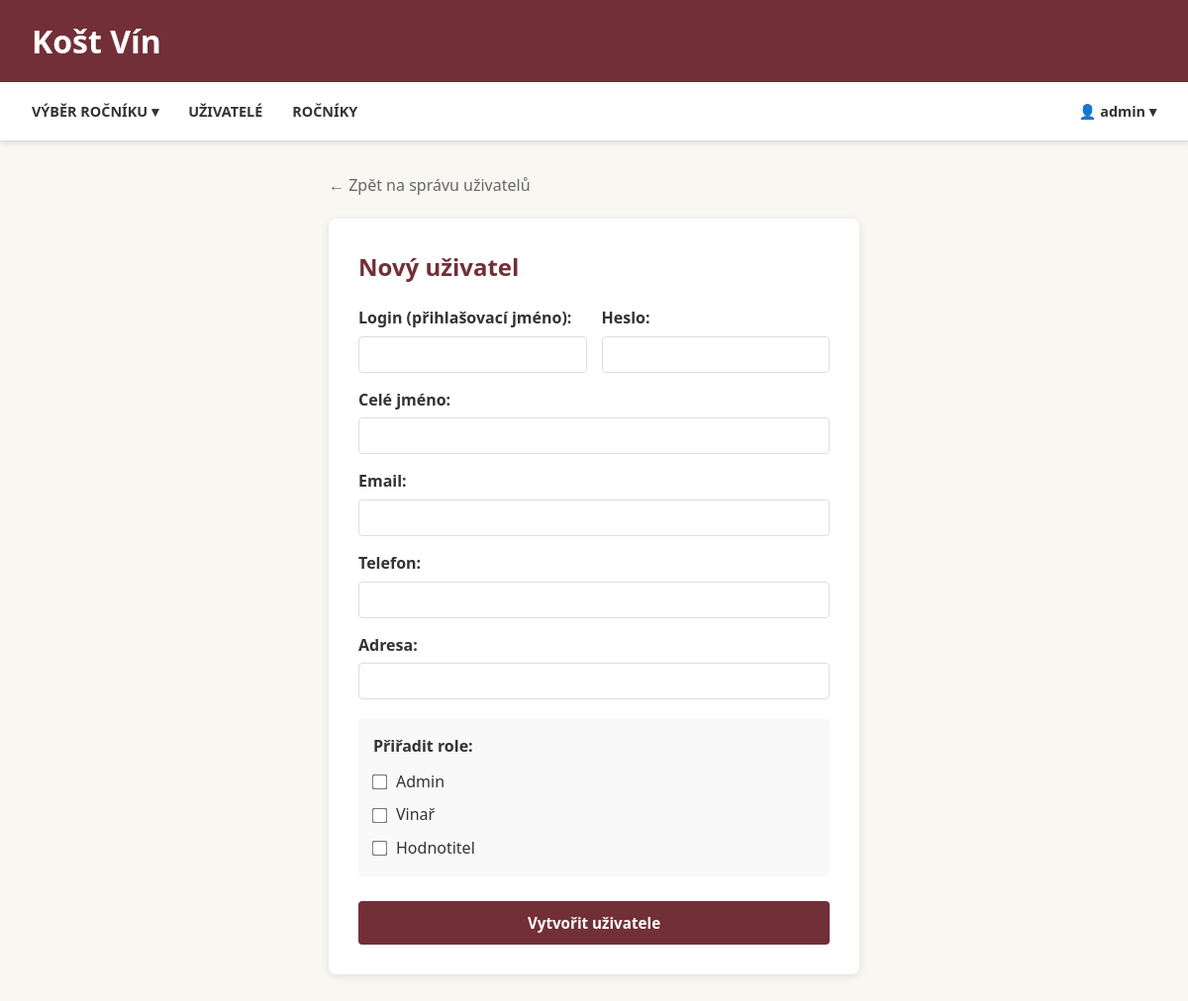
/users/pridat (signed in), run on the app's committed database.
### app/models/db.py (models this page shows)
class Role(Base):
    __tablename__ = "ROLE"
    id = Column(Integer, primary_key=True, index=True)
    nazev = Column(String(50), nullable=False)

### app/api/routers/users.py (the view)
@router.get("/pridat")
def pridat_uzivatele_page(
    request: Request,
    ctx: dict = Depends(get_template_context),
    db: Session = Depends(get_db),
    admin_check: dict = Depends(require_admin)
):
    all_roles = get_all_roles(db)
    return ctx["request"].app.state.templates.TemplateResponse(
        "pridat_uzivatele.html",
        {**ctx, "all_roles": all_roles}
    )

### app/templates/pridat_uzivatele.html (shortened to what this page needs)
{% extends "base.html" %}
{% block content %}
<div style="max-width: 600px; margin: 0 auto; padding: 2rem;">
    <a href="/users/sprava" class="back-link">&larr; Zpět na správu uživatelů</a>
    <div style="background: white; padding: 30px; border-radius: 8px; box-shadow: 0 2px 10px rgba(0,0,0,0.1);">
        <h2 style="color: var(--primary); margin-top: 0; margin-bottom: 20px;">Nový uživatel</h2>
        <form method="post" action="/users/pridat">
            <div style="display: grid; grid-template-columns: 1fr 1fr; gap: 15px; margin-bottom: 15px;">
                <div>
                    <label for="login" style="font-weight: bold; display: block; margin-bottom: 5px;">Login (přihlašovací jméno):</label>
                    <input type="text" id="login" name="login" required
                           style="width: 100%; padding: 10px; border: 1px solid #ddd; border-radius: 4px;">
                </div>
                <div>
                    <label for="password" style="font-weight: bold; display: block; margin-bottom: 5px;">Heslo:</label>
                    <input type="password" id="password" name="password" required
                           style="width: 100%; padding: 10px; border: 1px solid #ddd; border-radius: 4px;">
                </div>
            </div>
            <div style="margin-bottom: 15px;">
                <label for="jmeno" style="font-weight: bold; display: block; margin-bottom: 5px;">Celé jméno:</label>
                <input type="text" id="jmeno" name="jmeno" required
                       style="width: 100%; padding: 10px; border: 1px solid #ddd; border-radius: 4px;">
            </div>
            <div style="margin-bottom: 15px;">
                <label for="email" style="font-weight: bold; display: block; margin-bottom: 5px;">Email:</label>
                <input type="email" id="email" name="email" required
                       style="width: 100%; padding: 10px; border: 1px solid #ddd; border-radius: 4px;">
            </div>
            <div style="margin-bottom: 15px;">
                <label for="telefon" style="font-weight: bold; display: block; margin-bottom: 5px;">Telefon:</label>
                <input type="text" id="telefon" name="telefon"
                       style="width: 100%; padding: 10px; border: 1px solid #ddd; border-radius: 4px;">
            </div>
            <div style="margin-bottom: 20px;">
                <label for="adresa" style="font-weight: bold; display: block; margin-bottom: 5px;">Adresa:</label>
                <input type="text" id="adresa" name="adresa"
                       style="width: 100%; padding: 10px; border: 1px solid #ddd; border-radius: 4px;">
            </div>
            <div style="margin-bottom: 25px; padding: 15px; background: #f9f9f9; border-radius: 4px;">
                <label style="font-weight: bold; display: block; margin-bottom: 10px;">Přiřadit role:</label>
                <div style="display: flex; flex-direction: column; gap: 8px;">
                    {% for role in all_roles %}
                    <label style="display: flex; align-items: center; cursor: pointer;">
                        <input type="checkbox" name="roles" value="{{ role.id }}" style="margin-right: 10px; transform: scale(1.2);">
                        {{ role.nazev }}
                    </label>
                    {% endfor %}
                </div>
            </div>
            <button type="submit" class="btn btn-full">Vytvořit uživatele</button>
        </form>
    </div>
</div>
{% endblock %}

### app/static/style.css (style rules this page uses)
:root { --primary: #722F37; --secondary: #C5A059; --bg-light: #f9f7f2; --text-dark: #333; --white: #ffffff; --shadow: 0 4px 6px rgba(0,0,0,0.1); }
* { box-sizing: border-box; margin: 0; padding: 0; }
body { font-family: 'Segoe UI', Tahoma, Geneva, Verdana, sans-serif; background-color: var(--bg-light); color: var(--text-dark); line-height: 1.6; }
.btn { display: inline-block; background-color: var(--primary); color: var(--white); padding: 10px 20px; border-radius: 4px; text-decoration: none; border: none; cursor: pointer; font-weight: bold; font-size: 0.95rem; text-align: center; transition: background 0.2s; font-family: inherit; line-height: inherit; }
.btn-full { width: 100%; display: block; }
.back-link { display: inline-flex; align-items: center; color: #666; text-decoration: none; font-weight: 500; margin-bottom: 20px; transition: color 0.2s; }

### data on the page
Role: nazev "Admin"
Role: nazev "Vinař"
Role: nazev "Hodnotitel"

### other printed values
{{ user }} "admin"
